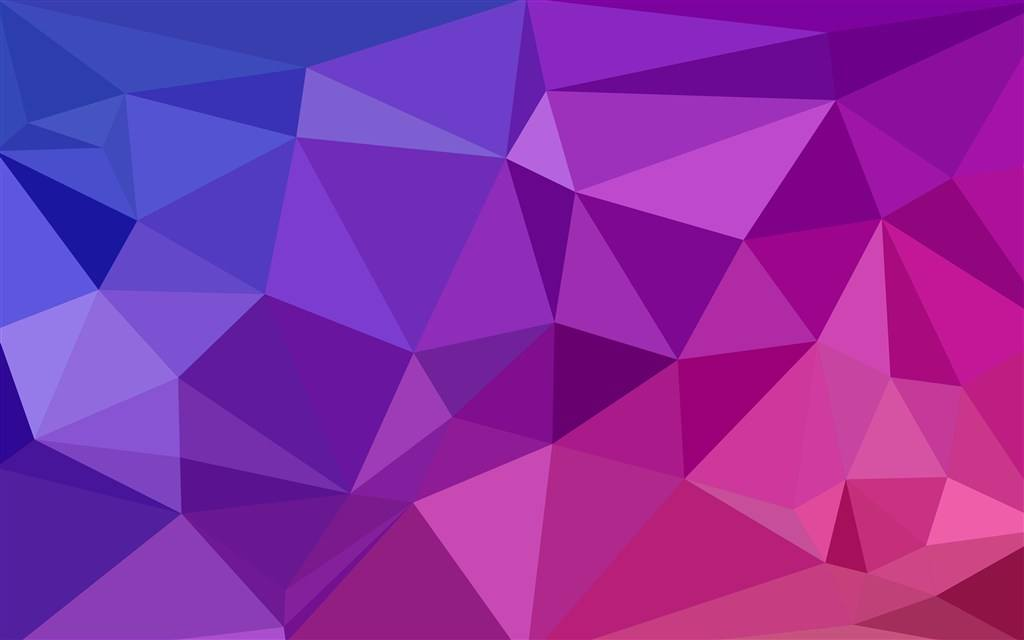
//> input picture CV实验八Harris角点检测/CV实验八Harris角点检测/geo.jpg, 1024 x 640 px
$ ./E8.1   (built with g++ and OpenCV 4)
//> lines starting //> are read from the running program, lines starting //| are printed output that depends on the picture; after the words box and inside, x2 and y2 are one past the last pixel; in counts of white or black regions, pixels touching at a corner belong together
#include<iostream>
#include<cstdio>
#include<opencv2\core\core.hpp>
#include<opencv2\highgui\highgui.hpp>
#include<opencv2\opencv.hpp>
#include<math.h>

using namespace std;
using namespace cv;

void Harris(Mat &img, Mat &out)
{
	Mat imgGray;
	cvtColor(img, imgGray, CV_BGR2GRAY);
	Mat imgx;
	Mat imgy;
	//Mat imgxy = Mat::zeros(img.size(), img.type());
	Sobel(imgGray, imgx, img.depth(), 1, 0);
	Sobel(imgGray, imgy, img.depth(), 0, 1);
	// [23 lines of commented-out code are left out]
	Mat LX(img.rows, img.cols, CV_64F);
	Mat LY(img.rows, img.cols, CV_64F);
	Mat LXY(img.rows, img.cols, CV_64F);
	Mat R(img.rows, img.cols, CV_64F);
	for (int i = 0; i < img.rows; i++)
	{
		for (int j = 0; j < img.cols; j++)
		{
			/*LX.at<double>(i, j) = imgx.at<uchar>(i, j)*imgx.at<uchar>(i, j)/255.0/255;
			LY.at<double>(i, j) = imgy.at<uchar>(i, j)*imgy.at<uchar>(i, j)/255.0/255;
			LXY.at<double>(i, j) = imgx.at<uchar>(i, j)*imgy.at<uchar>(i, j)/255.0/255;*/
			LX.at<double>(i, j) = imgx.at<uchar>(i, j)*imgx.at<uchar>(i, j);
			LY.at<double>(i, j) = imgy.at<uchar>(i, j)*imgy.at<uchar>(i, j);
			LXY.at<double>(i, j) = imgx.at<uchar>(i, j)*imgy.at<uchar>(i, j);
			// [4 lines of commented-out code are left out]
		}
	}
	GaussianBlur(LX, LX, Size(7, 7), 0, 0);
	GaussianBlur(LY, LY, Size(7, 7), 0, 0);
	GaussianBlur(LXY, LXY, Size(7, 7), 0, 0);

	double alpha = 0.05;
	double max = 0;

	for (int i = 0; i < img.rows; i++)
	{
		for (int j = 0; j < img.cols; j++)
		{
			R.at<double>(i, j) = LX.at<double>(i, j)*LY.at<double>(i, j) - LXY.at<double>(i, j)*LXY.at<double>(i, j) - alpha * (LX.at<double>(i, j) + LY.at<double>(i, j))*(LX.at<double>(i, j) + LY.at<double>(i, j));
			if (R.at<double>(i, j) > max)
			{
				max = R.at<double>(i, j);
			}
		}
	}
	out = img.clone();
	for (int i = 1; i < img.rows-1; i++)
	{
		for (int j = 1; j < img.cols-1; j++)
		{
			if (R.at<double>(i, j) > max/100 && R.at<double>(i, j)> R.at<double>(i-1, j-1) && R.at<double>(i, j)> R.at<double>(i-1, j) && R.at<double>(i, j)> R.at<double>(i-1, j+1) && R.at<double>(i, j)> R.at<double>(i, j-1)&& R.at<double>(i, j)> R.at<double>(i, j+1)&& R.at<double>(i, j)> R.at<double>(i+1, j-1)&& R.at<double>(i, j)> R.at<double>(i+1, j)&& R.at<double>(i, j)> R.at<double>(i+1, j+1))
			{
				circle(out, Point(j*(1<<4), i*(1<<4)), 15*(1<<4), Scalar(0, 255, 255),4,CV_AA,4);
			}
		}
	}

}

int main()
{
	Mat img = imread("geo.jpg");
//> img is the input picture: 640 rows x 1024 cols, CV_8UC3; mean B, G, R 166.2, 44.7, 135.8
	Mat out = Mat::zeros(img.size(), img.type());
	Mat Gray;
	Mat dst;
	Mat img2 = img.clone();

	cvtColor(img, Gray, CV_BGR2GRAY);
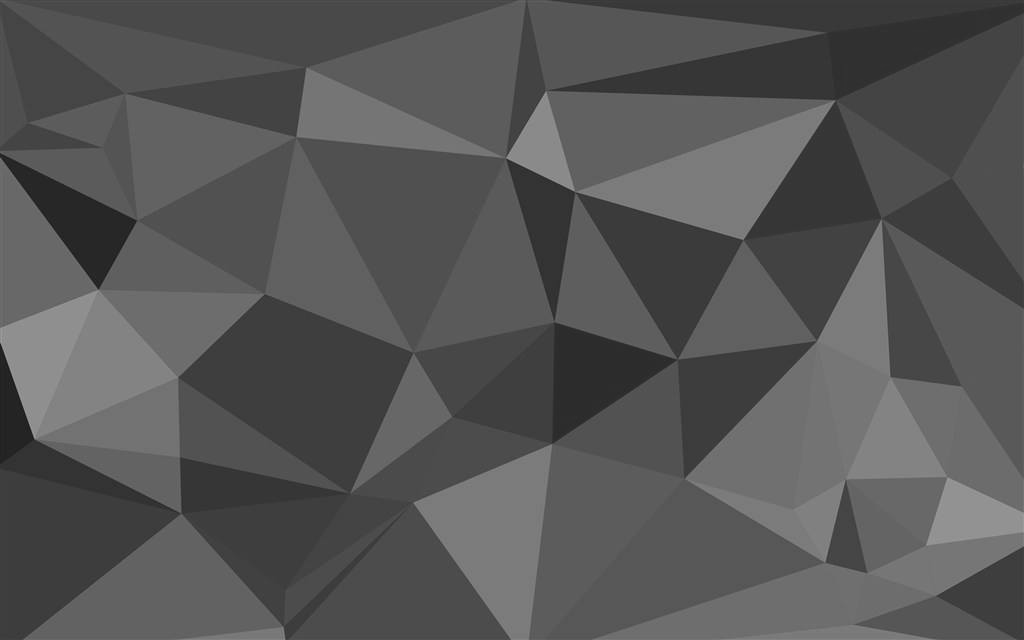
//> Gray: 640 rows x 1024 cols, CV_8UC1; min 20, max 169, mean 85.8

	Harris(img, out);
//> in Harris, `Sobel(imgGray, imgy, img.depth(), 0, 1);`:
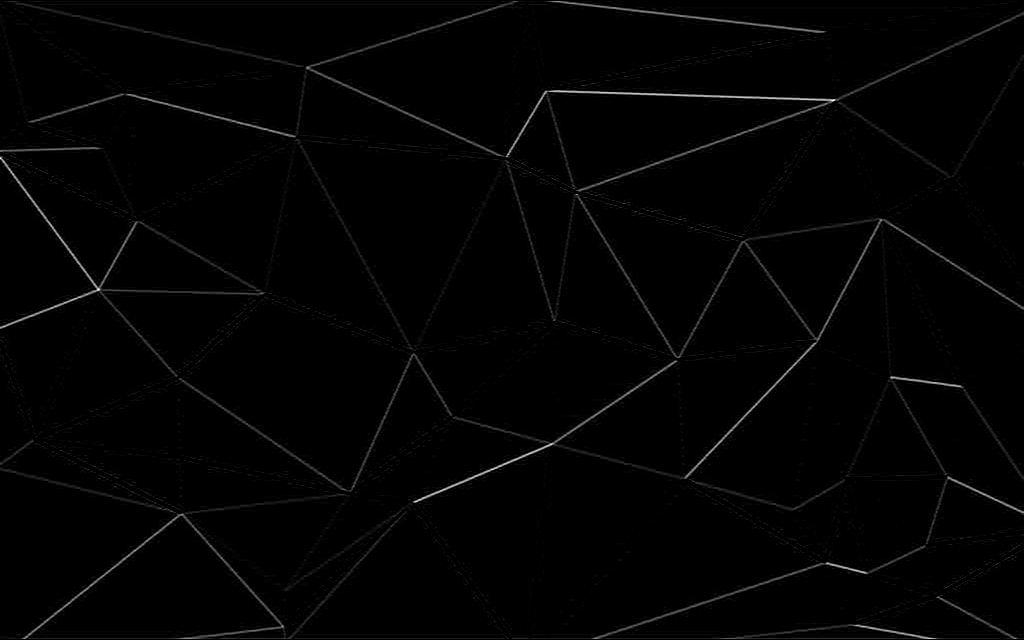
//> imgy: 640 rows x 1024 cols, CV_8UC1; min 0, max 255, mean 2.8
//> after the loop in Harris, `for (int i = 0; i < img.rows; i++)`:
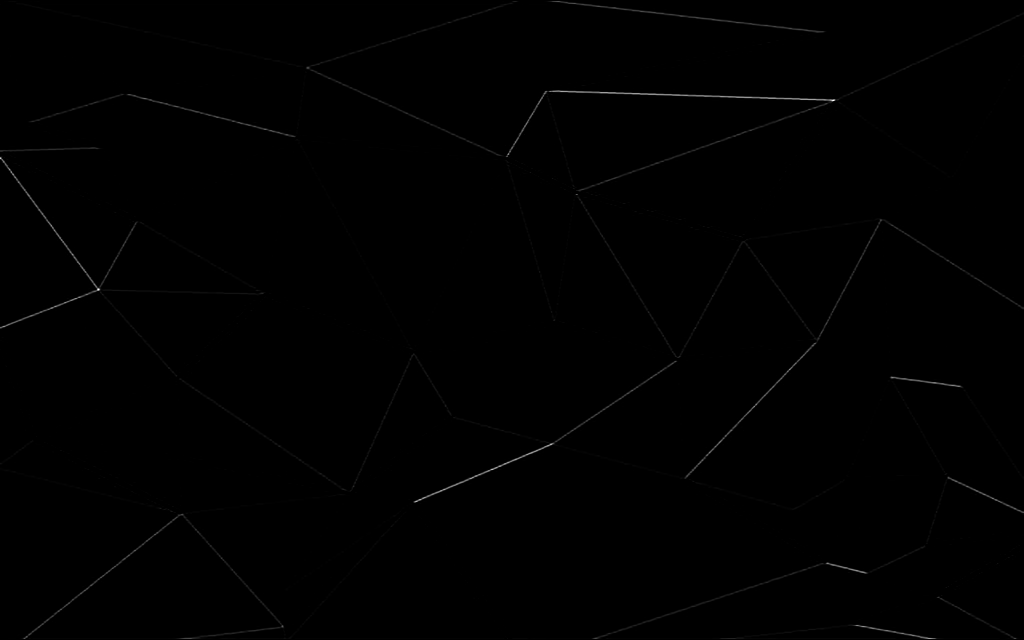
//> LY: 640 rows x 1024 cols, CV_64FC1; min 0, max 65025, mean 186.7; drawn with min black and max white
//> after the loop in Harris, `for (int i = 0; i < img.rows; i++)`:
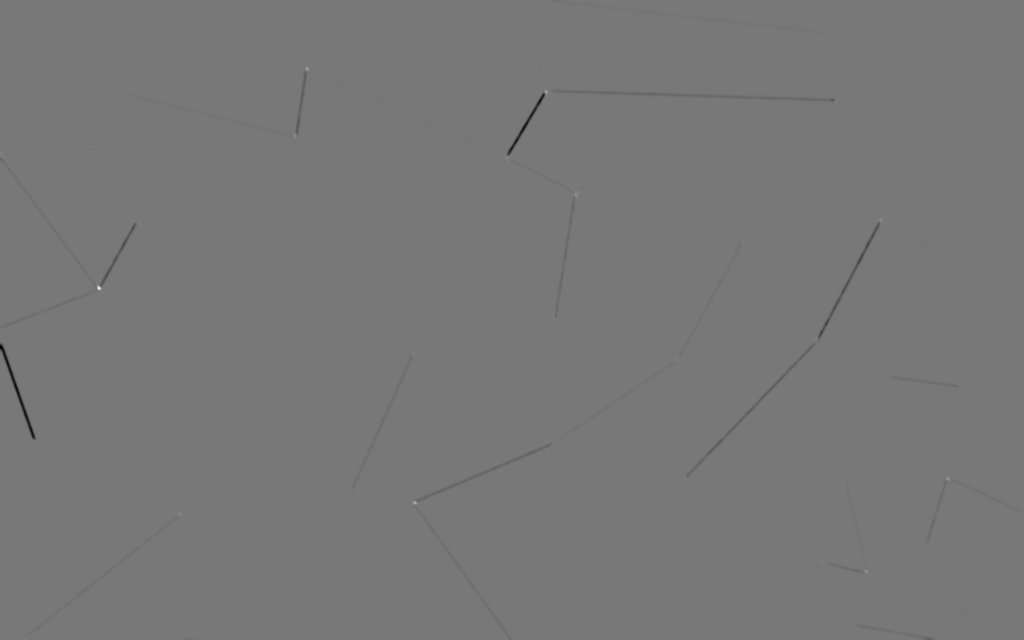
//> R: 640 rows x 1024 cols, CV_64FC1; min -74449079.3, max 83407131.1, mean -133887.5; drawn with min black and max white
//> after the loop in Harris, `for (int i = 0; i < img.rows; i++)`: max = 83407131.1
//> after the loop in Harris, `for (int i = 1; i < img.rows-1; i++)`:
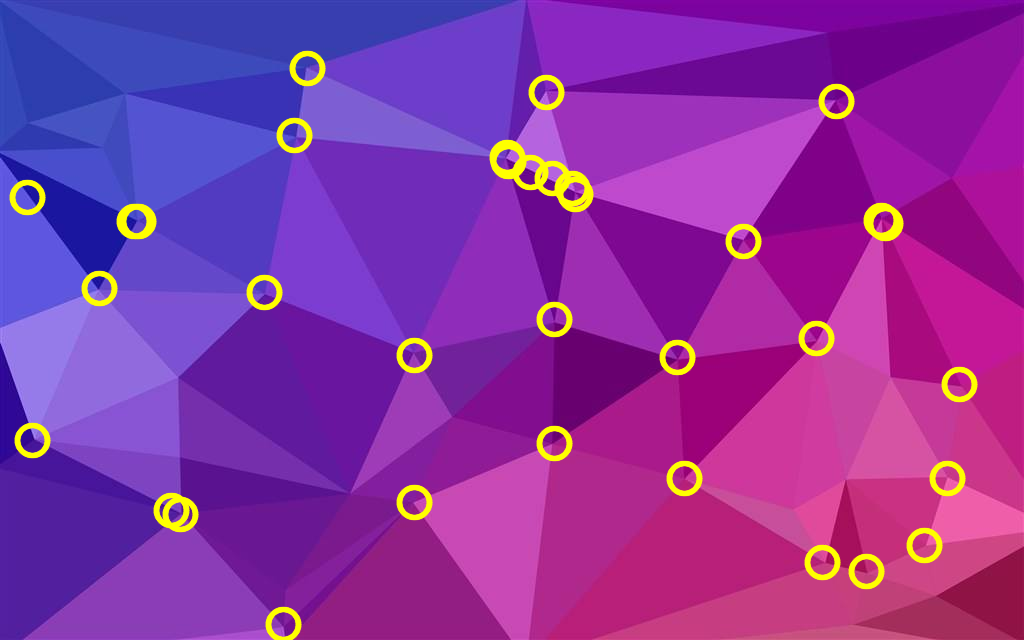
//> out: 640 rows x 1024 cols, CV_8UC3; 3.2% of pixels changed, all inside (x1, y1, x2, y2) = (8, 50, 979, 640)
	cornerHarris(Gray, dst, 2, 3, 0.01);
	threshold(dst, dst, 0.000015, 255, THRESH_BINARY);
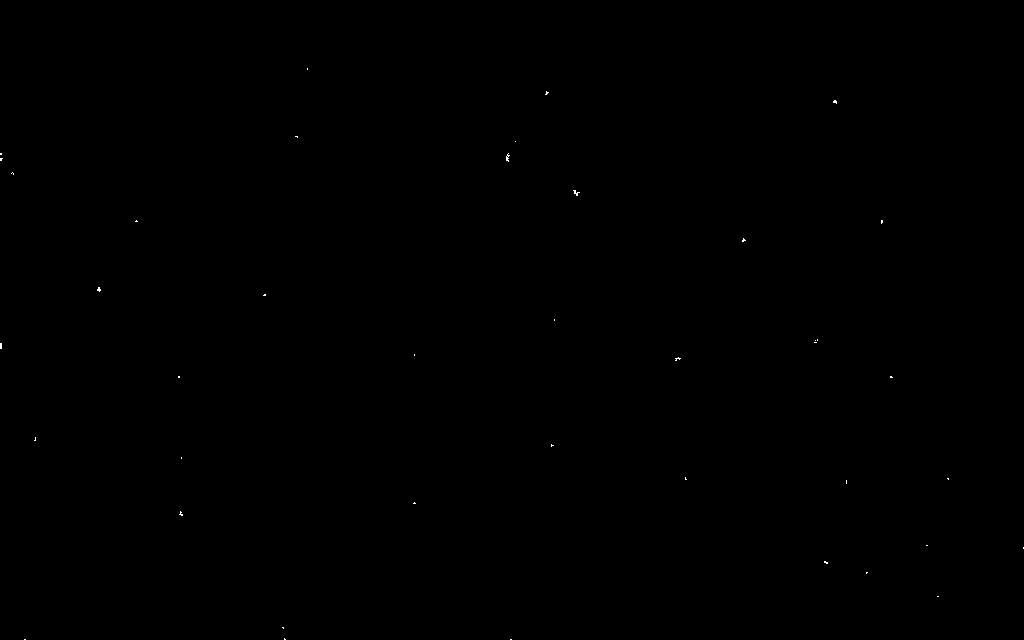
//> dst: 640 rows x 1024 cols, CV_32FC1; 0.03% white in thin lines or dots, all inside (x1, y1, x2, y2) = (0, 68, 1024, 640)
	cout << dst.type();
//| 5

	for (int i = 0; i < img.rows; i++)
	{
		for (int j = 0; j < img.cols; j++)
		{
			if (dst.at<float>(i, j) != 0)
			{
				circle(img2, Point(j*(1 << 4), i*(1 << 4)), 15 * (1 << 4), Scalar(0, 0, 255), 4, CV_AA, 4);
			}
		}
		cout << i << " / " << img.rows << endl;
	}
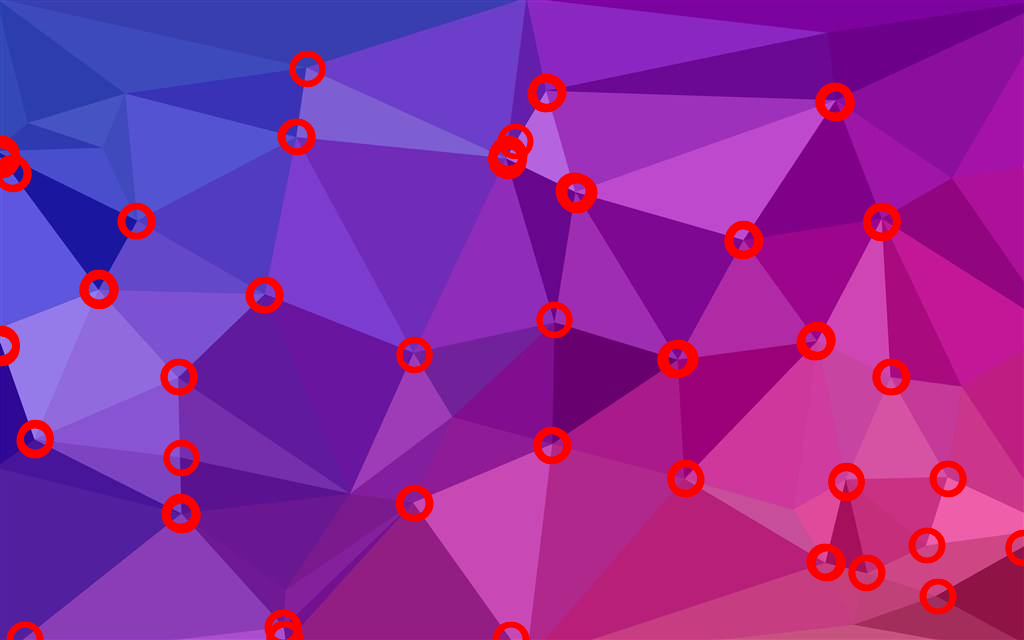
//> img2: 640 rows x 1024 cols, CV_8UC3; mean B, G, R 159.8, 42.8, 140.2

	imwrite("G1.jpg", out);
	imwrite("CVG1.jpg", img2);

	// [7 lines of commented-out code are left out]
	return 0;
}
